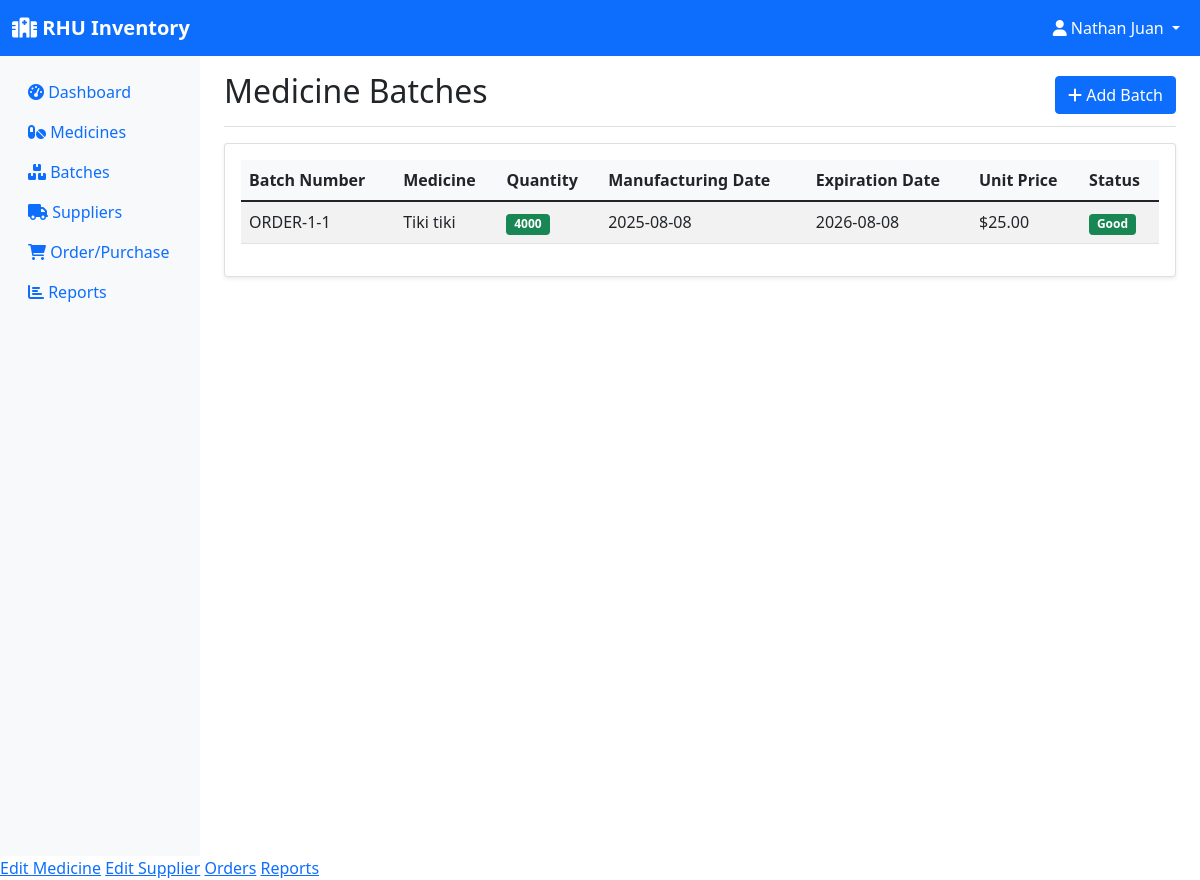
Page /batches (signed in) on the earlier database version.
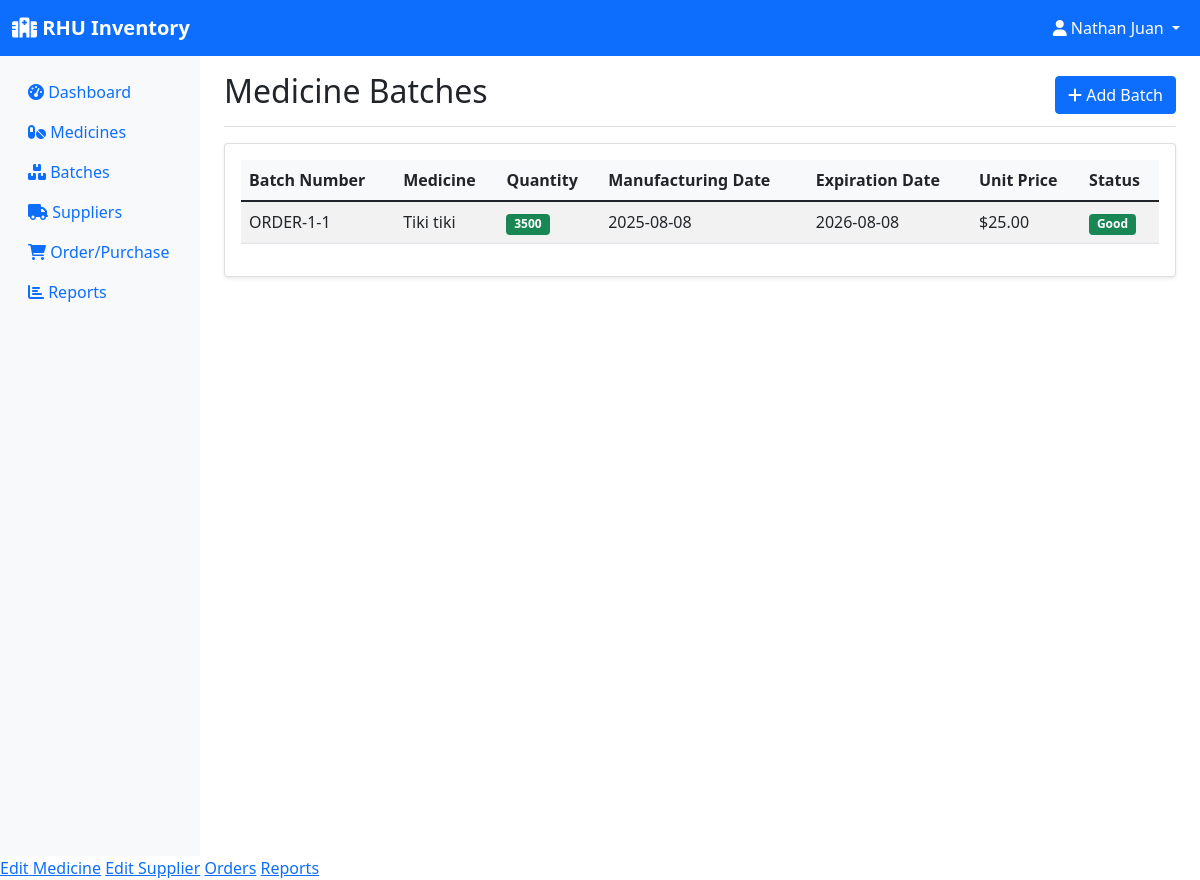
Same page on the later database version.
### models.py (models this page shows, shortened)
class Batch(db.Model):
    id = db.Column(db.Integer, primary_key=True)
    batch_number = db.Column(db.String(50), nullable=False)
    medicine_id = db.Column(db.Integer, db.ForeignKey('medicine.id'), nullable=False)
    quantity = db.Column(db.Integer, nullable=False)
    expiration_date = db.Column(db.Date, nullable=False)
    manufacturing_date = db.Column(db.Date)
    unit_price = db.Column(db.Float)
    created_at = db.Column(db.DateTime, default=datetime.utcnow)
    transactions = db.relationship('StockTransaction', backref='batch', lazy=True)
    @property
    def is_expired(self):
        return self.expiration_date < datetime.now().date()
    @property
    def days_until_expiration(self):
        delta = self.expiration_date - datetime.now().date()
        return delta.days

class Medicine(db.Model):
    id = db.Column(db.Integer, primary_key=True)
    name = db.Column(db.String(100), nullable=False)
    generic_name = db.Column(db.String(100))
    category = db.Column(db.String(50))
    unit = db.Column(db.String(20))  # e.g., tablets, bottles, etc.
    supplier_id = db.Column(db.Integer, db.ForeignKey('supplier.id'), nullable=False)
    created_at = db.Column(db.DateTime, default=datetime.utcnow)
    batches = db.relationship('Batch', backref='medicine', lazy=True)
    order_items = db.relationship('OrderItem', backref='medicine', lazy=True)

### app.py (the view)
@app.route('/batches')
@login_required
def batches():
    batches = Batch.query.all()
    return render_template('batches.html', batches=batches)

### app.py (called while the page is built)
@login_manager.user_loader
def load_user(user_id):
    return User.query.get(int(user_id))

### templates/batches.html (shortened to what this page needs)
{% extends "base.html" %}
{% block content %}
<div class="d-flex justify-content-between flex-wrap flex-md-nowrap align-items-center pt-3 pb-2 mb-3 border-bottom">
    <h1 class="h2">Medicine Batches</h1>
    {% if current_user.role != 'employee' %}
    <a href="{{ url_for('add_batch') }}" class="btn btn-primary">
        <i class="fas fa-plus"></i> Add Batch
    </a>
    {% endif %}
</div>
<div class="card">
    <div class="card-body">
        {% if batches %}
        <div class="table-responsive">
            <table class="table table-striped">
                <thead>
                    <tr>
                        <th>Batch Number</th>
                        <th>Medicine</th>
                        <th>Quantity</th>
                        <th>Manufacturing Date</th>
                        <th>Expiration Date</th>
                        <th>Unit Price</th>
                        <th>Status</th>
                    </tr>
                </thead>
                <tbody>
                    {% for batch in batches %}
                    <tr>
                        <td>{{ batch.batch_number }}</td>
                        <td>{{ batch.medicine.name }}</td>
                        <td>
                            <span class="badge bg-{{ 'danger' if batch.quantity <= 10 else 'success' }}">
                                {{ batch.quantity }}
                            </span>
                        </td>
                        <td>{{ batch.manufacturing_date or '-' }}</td>
                        <td>{{ batch.expiration_date }}</td>
                        <td>${{ "%.2f"|format(batch.unit_price or 0) }}</td>
                        <td>
                            {% if batch.is_expired %}
                                <span class="badge bg-danger">Expired</span>
                            {% elif batch.days_until_expiration <= 30 %}
                                <span class="badge bg-warning">Expiring Soon</span>
                            {% else %}
                                <span class="badge bg-success">Good</span>
                            {% endif %}
                        </td>
                    </tr>
                    {% endfor %}
                </tbody>
            </table>
        </div>
        {% else %}
        <div class="text-center py-4">
            <i class="fas fa-boxes fa-3x text-muted mb-3"></i>
            <p class="text-muted">No batches found. <a href="{{ url_for('add_batch') }}">Add your first batch</a>.</p>
        </div>
        {% endif %}
    </div>
</div>
{% endblock %}

Differences in the rows shown:
changed Batch "ORDER-1-1": quantity "4000" → "3500"
